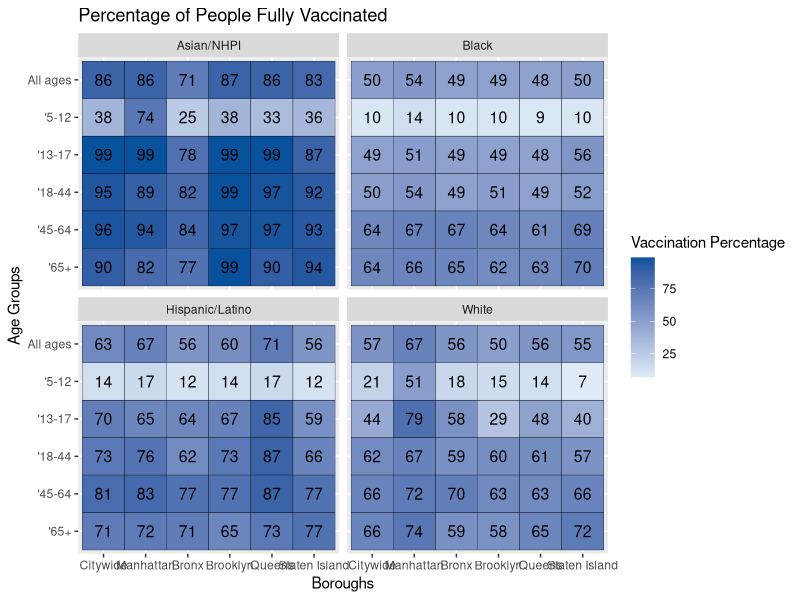
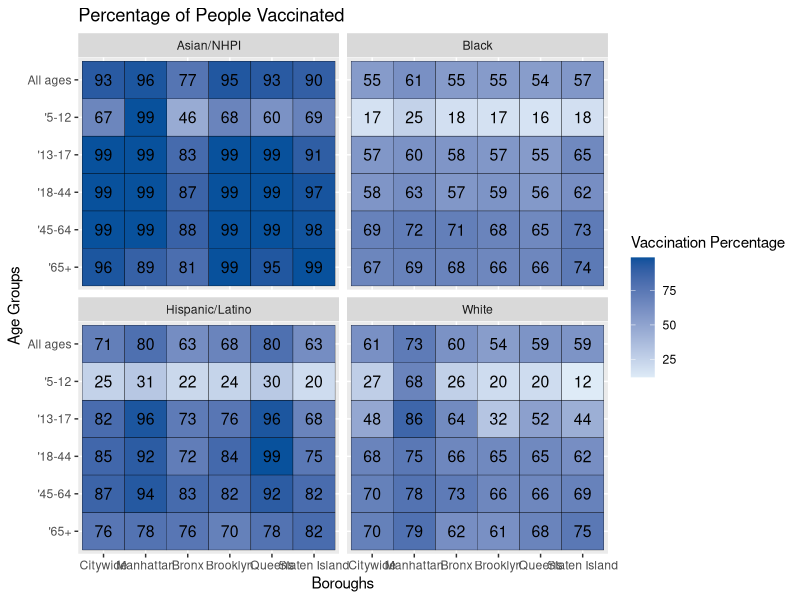
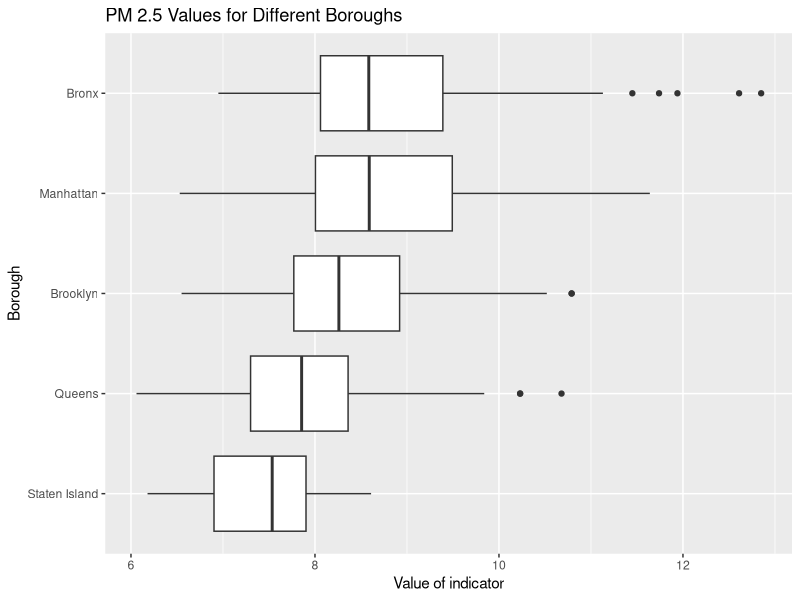
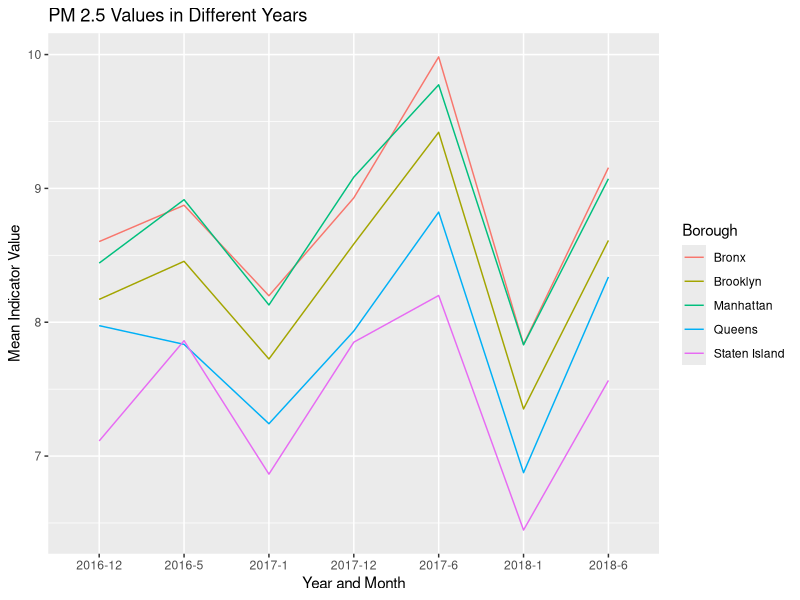
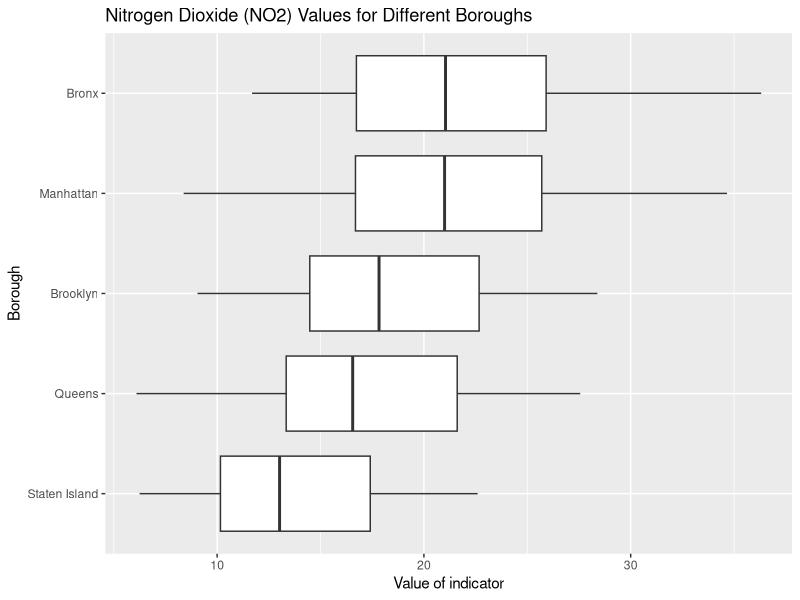
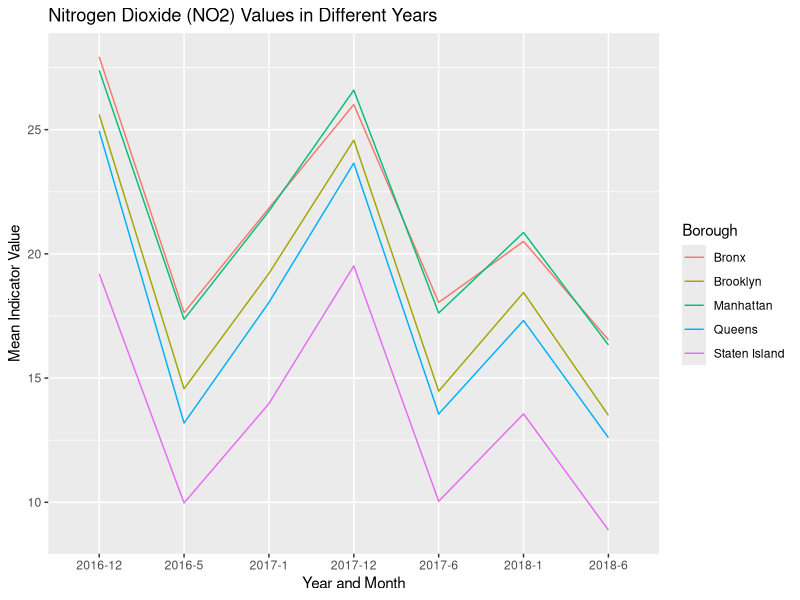
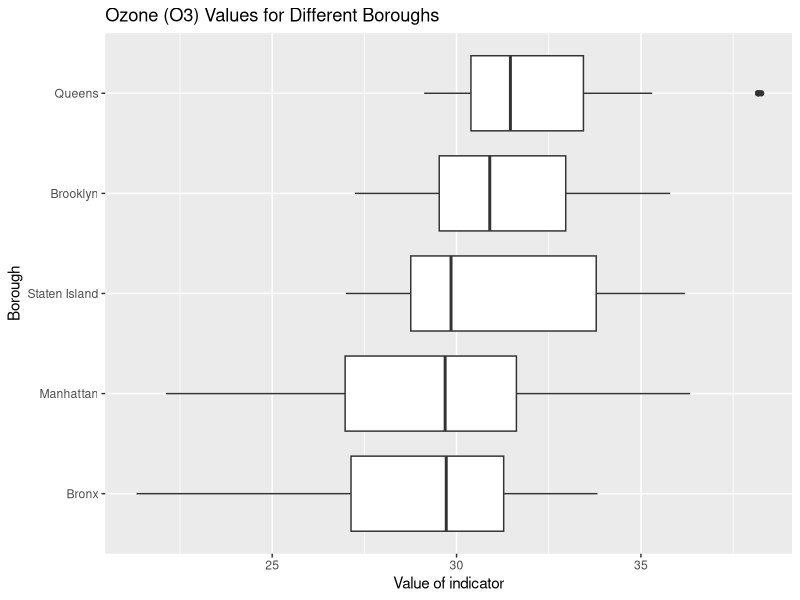
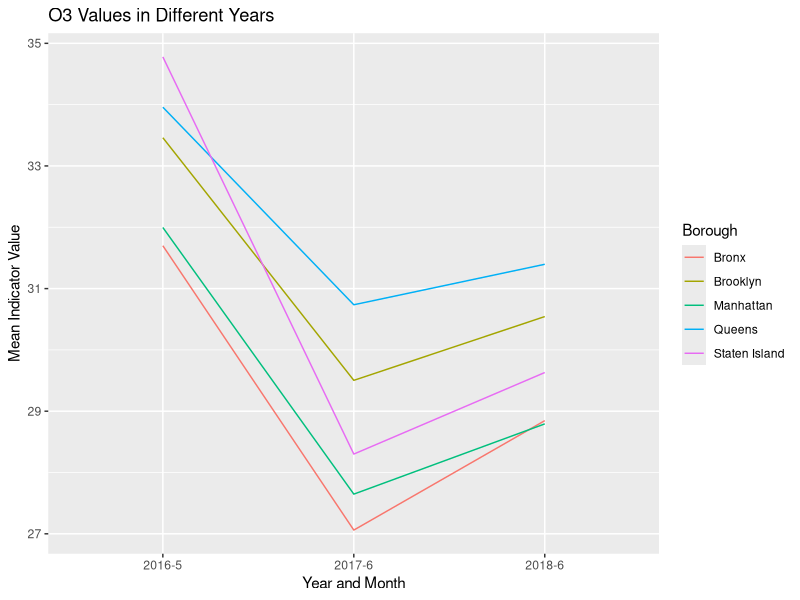

These charts were generated, in order, by the following R code:
## ---- chunk 1
library(ggplot2)
library(dplyr)
library(tidyverse)

## ---- chunk 2
df_cov = data.frame(read_csv('data/coverage-by-boro-demo.csv')) %>% select('BOROUGH','AGE_GROUP','RACE_ETHNICITY','PERC_FULLY','PERC_1PLUS')
df_cov_d = df_cov %>% pivot_wider(id_cols = c(AGE_GROUP,RACE_ETHNICITY),names_from = BOROUGH, values_from = PERC_FULLY)

df_cov$PERC_FULLY[df_cov$PERC_FULLY>= 99] =99
df_cov$PERC_FULLY = round(df_cov$PERC_FULLY)
df_cov$PERC_1PLUS[df_cov$PERC_1PLUS>= 99] =99
df_cov$PERC_1PLUS = round(df_cov$PERC_1PLUS)
df_cov$BOROUGH = fct_relevel(as.factor(df_cov$BOROUGH),'Citywide','Manhattan','Bronx','Brooklyn','Queens','Staten Island')
df_cov$AGE_GROUP = fct_relevel(as.factor(df_cov$AGE_GROUP),"'65+","'45-64","'18-44","'13-17","'5-12", "All ages")
                      

ggplot(data  = df_cov, aes(x = BOROUGH, y = AGE_GROUP, fill = PERC_FULLY, label = PERC_FULLY)) +
  geom_tile(color = 'black') + facet_wrap(~RACE_ETHNICITY) + 
  scale_fill_gradient(name ="Vaccination Percentage",low = "#DEEBF7", high = "#08519C") +
  geom_text(size = 4)+
  xlab('Boroughs')+
  ylab('Age Groups')+
  ggtitle('Percentage of People Fully Vaccinated')
  
## ---- chunk 3
ggplot(data  = df_cov, aes(x = BOROUGH, y = AGE_GROUP, fill = PERC_1PLUS, label = PERC_1PLUS)) +
  geom_tile(color = 'black') + facet_wrap(~RACE_ETHNICITY) + 
  scale_fill_gradient(name ="Vaccination Percentage",low = "#DEEBF7", high = "#08519C") +
  geom_text(size = 4)+
  xlab('Boroughs')+
  ylab('Age Groups')+
  ggtitle('Percentage of People Vaccinated')
## ---- chunk 4
air_quality = data.frame(read_csv('data/Air_Quality_2016_2018.csv') %>% select('Name', 'Measure', 'Geo Join ID', 'Start_Date', 'Data Value'))
air_quality = air_quality %>% filter(Measure =='Mean')
air_quality$Borough = 'Bronx'
air_quality$Geo.Join.ID = as.character(air_quality$Geo.Join.ID)
for(i in 1:nrow(air_quality)){
  tmp = substr(air_quality[i,3],1,1)
  if(tmp == '2'){
    air_quality[i,6] = 'Brooklyn'
  }
  if(tmp == '3'){
    air_quality[i,6] = 'Manhattan'
  }
  if(tmp == '4'){
    air_quality[i,6] = 'Queens'
  }
  if(tmp == '5'){
    air_quality[i,6] = 'Staten Island'
  }
}

## ---- chunk 5
d1 = air_quality %>% filter(Name == 'Fine Particulate Matter (PM2.5)') %>% select(Data.Value, Borough)
ggplot(d1,aes(x = Data.Value, y = fct_relevel(Borough,'Staten Island','Queens', 'Brooklyn','Manhattan'))) + 
  geom_boxplot() +
  xlab('Value of indicator')+
  ylab('Borough')+
  ggtitle('PM 2.5 Values for Different Boroughs')

d1_t = air_quality %>% filter(Name == 'Fine Particulate Matter (PM2.5)') %>% select(Start_Date, Data.Value, Borough)
for(i in 1:nrow(d1_t)){
  d1_t[i,1] = paste('20',strsplit(d1_t[i,1], split = '/')[[1]][3],'-', strsplit(d1_t[i,1], split = '/')[[1]][1],sep = '')
}
d1_data = d1_t %>% group_by(Start_Date,Borough) %>% summarize(n = mean(Data.Value))

ggplot(data=d1_data,aes(x=Start_Date, y=n, group=Borough, color=Borough))+
  geom_line()+
  xlab('Year and Month')+
  ylab('Mean Indicator Value')+
  ggtitle('PM 2.5 Values in Different Years')
## ---- chunk 6
d2 = air_quality %>% filter(Name == 'Nitrogen Dioxide (NO2)') %>% select(Data.Value, Borough)
ggplot(d2,aes(x = Data.Value, y = fct_relevel(Borough,'Staten Island','Queens', 'Brooklyn','Manhattan'))) + 
  geom_boxplot() +
  xlab('Value of indicator')+
  ylab('Borough')+
  ggtitle('Nitrogen Dioxide (NO2) Values for Different Boroughs')

d2_t = air_quality %>% filter(Name == 'Nitrogen Dioxide (NO2)') %>% select(Start_Date, Data.Value, Borough)
for(i in 1:nrow(d2_t)){
  d2_t[i,1] = paste('20',strsplit(d2_t[i,1], split = '/')[[1]][3],'-', strsplit(d2_t[i,1], split = '/')[[1]][1],sep = '')
}
d2_data = d2_t %>% group_by(Start_Date,Borough) %>% summarize(n = mean(Data.Value))

ggplot(data=d2_data,aes(x=Start_Date, y=n, group=Borough, color=Borough))+
  geom_line()+
  xlab('Year and Month')+
  ylab('Mean Indicator Value')+
  ggtitle('Nitrogen Dioxide (NO2) Values in Different Years')
## ---- chunk 7
d3 = air_quality %>% filter(Name == 'Ozone (O3)') %>% select(Data.Value, Borough)
ggplot(d3,aes(x = Data.Value, y = fct_relevel(Borough, 'Bronx','Manhattan','Staten Island','Brooklyn'))) + 
  geom_boxplot() +
  xlab('Value of indicator')+
  ylab('Borough')+
  ggtitle('Ozone (O3) Values for Different Boroughs')

d3_t = air_quality %>% filter(Name == 'Ozone (O3)') %>% select(Start_Date, Data.Value, Borough)
for(i in 1:nrow(d3_t)){
  d3_t[i,1] = paste('20',strsplit(d3_t[i,1], split = '/')[[1]][3],'-', strsplit(d3_t[i,1], split = '/')[[1]][1],sep = '')
}
d3_data = d3_t %>% group_by(Start_Date,Borough) %>% summarize(n = mean(Data.Value))

ggplot(data=d3_data,aes(x=Start_Date, y=n, group=Borough, color=Borough))+
  geom_line()+
  xlab('Year and Month')+
  ylab('Mean Indicator Value')+
  ggtitle('O3 Values in Different Years')
